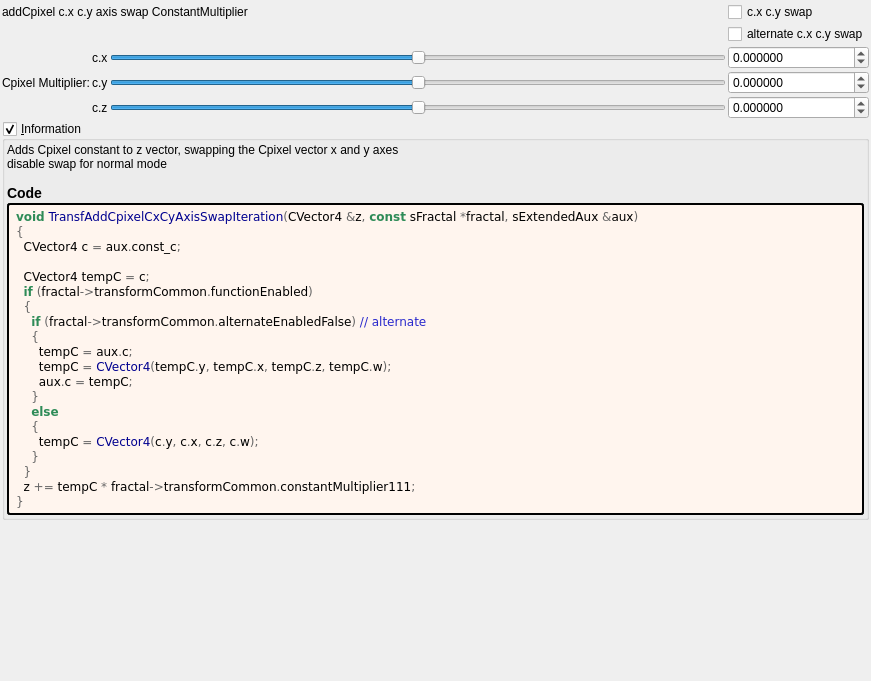
<?xml version="1.0" encoding="UTF-8"?>
<ui version="4.0">
 <class>transf_add_cpixel_cx_cy_axis_swap</class>
 <widget class="QWidget" name="Form">
  <property name="geometry">
   <rect>
    <x>0</x>
    <y>0</y>
    <width>871</width>
    <height>681</height>
   </rect>
  </property>
  <property name="windowTitle">
   <string notr="true">transf_add_cpixel_cx_cy_axis_swap</string>
  </property>
  <layout class="QVBoxLayout" name="verticalLayout">
   <property name="spacing">
    <number>2</number>
   </property>
   <property name="leftMargin">
    <number>2</number>
   </property>
   <property name="topMargin">
    <number>2</number>
   </property>
   <property name="rightMargin">
    <number>2</number>
   </property>
   <property name="bottomMargin">
    <number>2</number>
   </property>
   <item>
    <layout class="QGridLayout" name="gridLayout">
     <property name="spacing">
      <number>2</number>
     </property>
     <item row="2" column="1">
      <widget class="QLabel" name="label_109">
       <property name="text">
        <string notr="true">c.x</string>
       </property>
      </widget>
     </item>
     <item row="3" column="1">
      <widget class="QLabel" name="label_110">
       <property name="text">
        <string notr="true">c.y</string>
       </property>
      </widget>
     </item>
     <item row="0" column="0" colspan="3">
      <widget class="QLabel" name="label">
       <property name="toolTip">
        <string>&lt;html&gt;&lt;head/&gt;&lt;body&gt;&lt;p&gt;Cpixel is CVector3 c = ( c.x, c.y, c.z). It is each original point (pixel) in 3D space where the iteration starts from, ( c = original z for each point .) It is commonly found in formula structures z = f(z) + c.&lt;/p&gt;&lt;p&gt;The Cpixel multiplier effectively scales this point &amp;quot;c&amp;quot;.&lt;/p&gt;&lt;/body&gt;&lt;/html&gt;</string>
       </property>
       <property name="text">
        <string>addCpixel c.x c.y axis swap ConstantMultiplier</string>
       </property>
      </widget>
     </item>
     <item row="0" column="3">
      <widget class="QCheckBox" name="checkBox_transf_function_enabled">
       <property name="text">
        <string>c.x c.y swap</string>
       </property>
      </widget>
     </item>
     <item row="4" column="1">
      <widget class="QLabel" name="label_111">
       <property name="text">
        <string notr="true">c.z</string>
       </property>
      </widget>
     </item>
     <item row="4" column="2">
      <widget class="QSlider" name="slider3_transf_constant_multiplier_111_z">
       <property name="sizePolicy">
        <sizepolicy hsizetype="Expanding" vsizetype="Maximum">
         <horstretch>0</horstretch>
         <verstretch>0</verstretch>
        </sizepolicy>
       </property>
       <property name="minimum">
        <number>-10000000</number>
       </property>
       <property name="maximum">
        <number>10000000</number>
       </property>
       <property name="value">
        <number>0</number>
       </property>
       <property name="sliderPosition">
        <number>0</number>
       </property>
       <property name="orientation">
        <enum>Qt::Horizontal</enum>
       </property>
      </widget>
     </item>
     <item row="3" column="2">
      <widget class="QSlider" name="slider3_transf_constant_multiplier_111_y">
       <property name="sizePolicy">
        <sizepolicy hsizetype="Expanding" vsizetype="Maximum">
         <horstretch>0</horstretch>
         <verstretch>0</verstretch>
        </sizepolicy>
       </property>
       <property name="minimum">
        <number>-10000000</number>
       </property>
       <property name="maximum">
        <number>10000000</number>
       </property>
       <property name="value">
        <number>0</number>
       </property>
       <property name="sliderPosition">
        <number>0</number>
       </property>
       <property name="orientation">
        <enum>Qt::Horizontal</enum>
       </property>
      </widget>
     </item>
     <item row="4" column="3">
      <widget class="MyDoubleSpinBox" name="spinbox3_transf_constant_multiplier_111_z">
       <property name="sizePolicy">
        <sizepolicy hsizetype="Minimum" vsizetype="Maximum">
         <horstretch>0</horstretch>
         <verstretch>0</verstretch>
        </sizepolicy>
       </property>
       <property name="prefix">
        <string/>
       </property>
       <property name="suffix">
        <string/>
       </property>
       <property name="decimals">
        <number>6</number>
       </property>
       <property name="minimum">
        <double>-99.989999999999995</double>
       </property>
       <property name="maximum">
        <double>99.989999999999995</double>
       </property>
       <property name="singleStep">
        <double>0.100000000000000</double>
       </property>
      </widget>
     </item>
     <item row="2" column="2">
      <widget class="QSlider" name="slider3_transf_constant_multiplier_111_x">
       <property name="sizePolicy">
        <sizepolicy hsizetype="Expanding" vsizetype="Maximum">
         <horstretch>0</horstretch>
         <verstretch>0</verstretch>
        </sizepolicy>
       </property>
       <property name="minimum">
        <number>-10000000</number>
       </property>
       <property name="maximum">
        <number>10000000</number>
       </property>
       <property name="value">
        <number>0</number>
       </property>
       <property name="sliderPosition">
        <number>0</number>
       </property>
       <property name="orientation">
        <enum>Qt::Horizontal</enum>
       </property>
      </widget>
     </item>
     <item row="2" column="0" rowspan="3">
      <widget class="QLabel" name="label_108">
       <property name="text">
        <string>Cpixel Multiplier:</string>
       </property>
      </widget>
     </item>
     <item row="3" column="3">
      <widget class="MyDoubleSpinBox" name="spinbox3_transf_constant_multiplier_111_y">
       <property name="sizePolicy">
        <sizepolicy hsizetype="Minimum" vsizetype="Maximum">
         <horstretch>0</horstretch>
         <verstretch>0</verstretch>
        </sizepolicy>
       </property>
       <property name="prefix">
        <string/>
       </property>
       <property name="suffix">
        <string/>
       </property>
       <property name="decimals">
        <number>6</number>
       </property>
       <property name="minimum">
        <double>-99.989999999999995</double>
       </property>
       <property name="maximum">
        <double>99.989999999999995</double>
       </property>
       <property name="singleStep">
        <double>0.100000000000000</double>
       </property>
      </widget>
     </item>
     <item row="2" column="3">
      <widget class="MyDoubleSpinBox" name="spinbox3_transf_constant_multiplier_111_x">
       <property name="sizePolicy">
        <sizepolicy hsizetype="Minimum" vsizetype="Maximum">
         <horstretch>0</horstretch>
         <verstretch>0</verstretch>
        </sizepolicy>
       </property>
       <property name="prefix">
        <string/>
       </property>
       <property name="suffix">
        <string/>
       </property>
       <property name="decimals">
        <number>6</number>
       </property>
       <property name="minimum">
        <double>-99.989999999999995</double>
       </property>
       <property name="maximum">
        <double>99.989999999999995</double>
       </property>
       <property name="singleStep">
        <double>0.100000000000000</double>
       </property>
      </widget>
     </item>
     <item row="1" column="3">
      <widget class="QCheckBox" name="checkBox_transf_alternate_enabled_false">
       <property name="text">
        <string>alternate c.x c.y swap</string>
       </property>
      </widget>
     </item>
    </layout>
   </item>
   <item>
    <widget class="MyGroupBox" name="groupCheck_info">
     <property name="title">
      <string>&amp;Information</string>
     </property>
     <property name="flat">
      <bool>false</bool>
     </property>
     <property name="checkable">
      <bool>true</bool>
     </property>
     <layout class="QVBoxLayout" name="verticalLayout_2">
      <property name="spacing">
       <number>2</number>
      </property>
      <property name="leftMargin">
       <number>2</number>
      </property>
      <property name="topMargin">
       <number>2</number>
      </property>
      <property name="rightMargin">
       <number>2</number>
      </property>
      <property name="bottomMargin">
       <number>2</number>
      </property>
      <item>
       <widget class="QLabel" name="label_information_general">
        <property name="text">
         <string notr="true">&lt;p&gt;Adds Cpixel constant to z vector, swapping the Cpixel vector x and y axes&lt;br&gt;disable swap for normal mode&lt;/p&gt;&lt;table&gt;
&lt;/table&gt;
&lt;h3&gt;Code&lt;/h3&gt;</string>
        </property>
        <property name="wordWrap">
         <bool>true</bool>
        </property>
        <property name="openExternalLinks">
         <bool>true</bool>
        </property>
        <property name="textInteractionFlags">
         <set>Qt::LinksAccessibleByMouse|Qt::TextSelectableByMouse</set>
        </property>
       </widget>
      </item>
      <item>
       <widget class="QLabel" name="label_code_content">
        <property name="styleSheet">
         <string notr="true">border-style: outset; border-width: 2px; border-radius: 3px; border-color: black; background-color: #fff5ee; padding: 4px;</string>
        </property>
        <property name="text">
         <string notr="true">&lt;body style=&quot;background-color:#fff5ee&quot;&gt;
&lt;pre style=&quot;color:#000000; background-color:#fff5ee;  font-family:'Courier New',monospace;&quot;&gt;&lt;span style=&quot;color:#2e8b57; font-weight:bold&quot;&gt;void&lt;/span&gt; &lt;span style=&quot;color:#00008f&quot;&gt;TransfAddCpixelCxCyAxisSwapIteration&lt;/span&gt;&lt;span style=&quot;color:#676767&quot;&gt;(&lt;/span&gt;CVector4 &lt;span style=&quot;color:#676767&quot;&gt;&amp;amp;&lt;/span&gt;z&lt;span style=&quot;color:#676767&quot;&gt;,&lt;/span&gt; &lt;span style=&quot;color:#2e8b57; font-weight:bold&quot;&gt;const&lt;/span&gt; sFractal &lt;span style=&quot;color:#676767&quot;&gt;*&lt;/span&gt;fractal&lt;span style=&quot;color:#676767&quot;&gt;,&lt;/span&gt; sExtendedAux &lt;span style=&quot;color:#676767&quot;&gt;&amp;amp;&lt;/span&gt;aux&lt;span style=&quot;color:#676767&quot;&gt;)&lt;/span&gt;
&lt;span style=&quot;color:#676767&quot;&gt;{&lt;/span&gt;
  CVector4 c &lt;span style=&quot;color:#676767&quot;&gt;=&lt;/span&gt; aux&lt;span style=&quot;color:#676767&quot;&gt;.&lt;/span&gt;const_c&lt;span style=&quot;color:#676767&quot;&gt;;&lt;/span&gt;

  CVector4 tempC &lt;span style=&quot;color:#676767&quot;&gt;=&lt;/span&gt; c&lt;span style=&quot;color:#676767&quot;&gt;;&lt;/span&gt;
  &lt;span style=&quot;color:#2e8b57; font-weight:bold&quot;&gt;if&lt;/span&gt; &lt;span style=&quot;color:#676767&quot;&gt;(&lt;/span&gt;fractal&lt;span style=&quot;color:#676767&quot;&gt;-&amp;gt;&lt;/span&gt;transformCommon&lt;span style=&quot;color:#676767&quot;&gt;.&lt;/span&gt;functionEnabled&lt;span style=&quot;color:#676767&quot;&gt;)&lt;/span&gt;
  &lt;span style=&quot;color:#676767&quot;&gt;{&lt;/span&gt;
    &lt;span style=&quot;color:#2e8b57; font-weight:bold&quot;&gt;if&lt;/span&gt; &lt;span style=&quot;color:#676767&quot;&gt;(&lt;/span&gt;fractal&lt;span style=&quot;color:#676767&quot;&gt;-&amp;gt;&lt;/span&gt;transformCommon&lt;span style=&quot;color:#676767&quot;&gt;.&lt;/span&gt;alternateEnabledFalse&lt;span style=&quot;color:#676767&quot;&gt;)&lt;/span&gt; &lt;span style=&quot;color:#2929cc&quot;&gt;// alternate&lt;/span&gt;
    &lt;span style=&quot;color:#676767&quot;&gt;{&lt;/span&gt;
      tempC &lt;span style=&quot;color:#676767&quot;&gt;=&lt;/span&gt; aux&lt;span style=&quot;color:#676767&quot;&gt;.&lt;/span&gt;c&lt;span style=&quot;color:#676767&quot;&gt;;&lt;/span&gt;
      tempC &lt;span style=&quot;color:#676767&quot;&gt;=&lt;/span&gt; &lt;span style=&quot;color:#00008f&quot;&gt;CVector4&lt;/span&gt;&lt;span style=&quot;color:#676767&quot;&gt;(&lt;/span&gt;tempC&lt;span style=&quot;color:#676767&quot;&gt;.&lt;/span&gt;y&lt;span style=&quot;color:#676767&quot;&gt;,&lt;/span&gt; tempC&lt;span style=&quot;color:#676767&quot;&gt;.&lt;/span&gt;x&lt;span style=&quot;color:#676767&quot;&gt;,&lt;/span&gt; tempC&lt;span style=&quot;color:#676767&quot;&gt;.&lt;/span&gt;z&lt;span style=&quot;color:#676767&quot;&gt;,&lt;/span&gt; tempC&lt;span style=&quot;color:#676767&quot;&gt;.&lt;/span&gt;w&lt;span style=&quot;color:#676767&quot;&gt;);&lt;/span&gt;
      aux&lt;span style=&quot;color:#676767&quot;&gt;.&lt;/span&gt;c &lt;span style=&quot;color:#676767&quot;&gt;=&lt;/span&gt; tempC&lt;span style=&quot;color:#676767&quot;&gt;;&lt;/span&gt;
    &lt;span style=&quot;color:#676767&quot;&gt;}&lt;/span&gt;
    &lt;span style=&quot;color:#2e8b57; font-weight:bold&quot;&gt;else&lt;/span&gt;
    &lt;span style=&quot;color:#676767&quot;&gt;{&lt;/span&gt;
      tempC &lt;span style=&quot;color:#676767&quot;&gt;=&lt;/span&gt; &lt;span style=&quot;color:#00008f&quot;&gt;CVector4&lt;/span&gt;&lt;span style=&quot;color:#676767&quot;&gt;(&lt;/span&gt;c&lt;span style=&quot;color:#676767&quot;&gt;.&lt;/span&gt;y&lt;span style=&quot;color:#676767&quot;&gt;,&lt;/span&gt; c&lt;span style=&quot;color:#676767&quot;&gt;.&lt;/span&gt;x&lt;span style=&quot;color:#676767&quot;&gt;,&lt;/span&gt; c&lt;span style=&quot;color:#676767&quot;&gt;.&lt;/span&gt;z&lt;span style=&quot;color:#676767&quot;&gt;,&lt;/span&gt; c&lt;span style=&quot;color:#676767&quot;&gt;.&lt;/span&gt;w&lt;span style=&quot;color:#676767&quot;&gt;);&lt;/span&gt;
    &lt;span style=&quot;color:#676767&quot;&gt;}&lt;/span&gt;
  &lt;span style=&quot;color:#676767&quot;&gt;}&lt;/span&gt;
  z &lt;span style=&quot;color:#676767&quot;&gt;+=&lt;/span&gt; tempC &lt;span style=&quot;color:#676767&quot;&gt;*&lt;/span&gt; fractal&lt;span style=&quot;color:#676767&quot;&gt;-&amp;gt;&lt;/span&gt;transformCommon&lt;span style=&quot;color:#676767&quot;&gt;.&lt;/span&gt;constantMultiplier111&lt;span style=&quot;color:#676767&quot;&gt;;&lt;/span&gt;
&lt;span style=&quot;color:#676767&quot;&gt;}&lt;/span&gt;
&lt;/pre&gt;
&lt;/body&gt;</string>
        </property>
        <property name="wordWrap">
         <bool>true</bool>
        </property>
        <property name="openExternalLinks">
         <bool>true</bool>
        </property>
        <property name="textInteractionFlags">
         <set>Qt::LinksAccessibleByMouse|Qt::TextSelectableByMouse</set>
        </property>
       </widget>
      </item>
     </layout>
    </widget>
   </item>
   <item>
    <spacer name="verticalSpacer">
     <property name="orientation">
      <enum>Qt::Vertical</enum>
     </property>
     <property name="sizeHint" stdset="0">
      <size>
       <width>20</width>
       <height>40</height>
      </size>
     </property>
    </spacer>
   </item>
  </layout>
 </widget>
 <customwidgets>
  <customwidget>
   <class>MyDoubleSpinBox</class>
   <extends>QDoubleSpinBox</extends>
   <header>my_double_spin_box.h</header>
  </customwidget>
  <customwidget>
   <class>MyGroupBox</class>
   <extends>QGroupBox</extends>
   <header>my_group_box.h</header>
   <container>1</container>
  </customwidget>
 </customwidgets>
 <tabstops>
  <tabstop>checkBox_transf_function_enabled</tabstop>
  <tabstop>checkBox_transf_alternate_enabled_false</tabstop>
  <tabstop>slider3_transf_constant_multiplier_111_x</tabstop>
  <tabstop>spinbox3_transf_constant_multiplier_111_x</tabstop>
  <tabstop>slider3_transf_constant_multiplier_111_y</tabstop>
  <tabstop>spinbox3_transf_constant_multiplier_111_y</tabstop>
  <tabstop>slider3_transf_constant_multiplier_111_z</tabstop>
  <tabstop>spinbox3_transf_constant_multiplier_111_z</tabstop>
  <tabstop>groupCheck_info</tabstop>
 </tabstops>
 <resources/>
 <connections/>
</ui>
